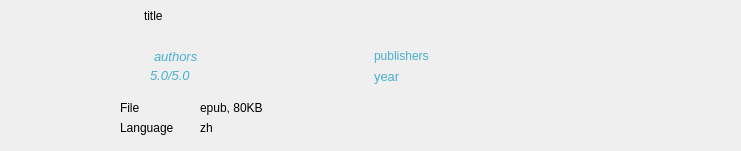
<?xml version="1.0" encoding="UTF-8"?>
<ui version="4.0">
 <class>DownloadHistoryItem</class>
 <widget class="QWidget" name="DownloadHistoryItem">
  <property name="geometry">
   <rect>
    <x>0</x>
    <y>0</y>
    <width>741</width>
    <height>151</height>
   </rect>
  </property>
  <property name="windowTitle">
   <string>Form</string>
  </property>
  <widget class="QWidget" name="wgt_cover" native="true">
   <property name="geometry">
    <rect>
     <x>10</x>
     <y>0</y>
     <width>101</width>
     <height>141</height>
    </rect>
   </property>
   <widget class="QLabel" name="lb_cover">
    <property name="geometry">
     <rect>
      <x>0</x>
      <y>0</y>
      <width>101</width>
      <height>141</height>
     </rect>
    </property>
    <property name="text">
     <string/>
    </property>
    <property name="scaledContents">
     <bool>true</bool>
    </property>
   </widget>
  </widget>
  <widget class="QWidget" name="wgt_main_info" native="true">
   <property name="geometry">
    <rect>
     <x>120</x>
     <y>5</y>
     <width>611</width>
     <height>91</height>
    </rect>
   </property>
   <widget class="QTextBrowser" name="tb_title">
    <property name="geometry">
     <rect>
      <x>20</x>
      <y>0</y>
      <width>571</width>
      <height>41</height>
     </rect>
    </property>
    <property name="styleSheet">
     <string notr="true">#tb_title {
	background-color: rgba(255,255,255,0);
}</string>
    </property>
    <property name="frameShape">
     <enum>QFrame::NoFrame</enum>
    </property>
    <property name="verticalScrollBarPolicy">
     <enum>Qt::ScrollBarAlwaysOff</enum>
    </property>
    <property name="horizontalScrollBarPolicy">
     <enum>Qt::ScrollBarAlwaysOff</enum>
    </property>
    <property name="markdown">
     <string>title

</string>
    </property>
    <property name="html">
     <string>&lt;!DOCTYPE HTML PUBLIC &quot;-//W3C//DTD HTML 4.0//EN&quot; &quot;http://www.w3.org/TR/REC-html40/strict.dtd&quot;&gt;
&lt;html&gt;&lt;head&gt;&lt;meta name=&quot;qrichtext&quot; content=&quot;1&quot; /&gt;&lt;meta charset=&quot;utf-8&quot; /&gt;&lt;style type=&quot;text/css&quot;&gt;
p, li { white-space: pre-wrap; }
hr { height: 1px; border-width: 0; }
li.unchecked::marker { content: &quot;\2610&quot;; }
li.checked::marker { content: &quot;\2612&quot;; }
&lt;/style&gt;&lt;/head&gt;&lt;body style=&quot; font-family:'Microsoft YaHei UI'; font-size:9pt; font-weight:400; font-style:normal;&quot;&gt;
&lt;p style=&quot; margin-top:6px; margin-bottom:6px; margin-left:0px; margin-right:0px; -qt-block-indent:0; text-indent:0px;&quot;&gt;title&lt;/p&gt;&lt;/body&gt;&lt;/html&gt;</string>
    </property>
   </widget>
   <widget class="QLabel" name="lb_title_icon">
    <property name="geometry">
     <rect>
      <x>0</x>
      <y>0</y>
      <width>16</width>
      <height>41</height>
     </rect>
    </property>
    <property name="text">
     <string/>
    </property>
    <property name="pixmap">
     <pixmap resource="../image.qrc">:/:/res/image/title_slim.png</pixmap>
    </property>
   </widget>
   <widget class="QTextBrowser" name="tb_authors">
    <property name="geometry">
     <rect>
      <x>30</x>
      <y>40</y>
      <width>171</width>
      <height>21</height>
     </rect>
    </property>
    <property name="cursor" stdset="0">
     <cursorShape>PointingHandCursor</cursorShape>
    </property>
    <property name="styleSheet">
     <string notr="true">#tb_authors {
	background: rgba(0,0,0,0);
	color: #49AFD0;
}</string>
    </property>
    <property name="frameShape">
     <enum>QFrame::NoFrame</enum>
    </property>
    <property name="verticalScrollBarPolicy">
     <enum>Qt::ScrollBarAlwaysOff</enum>
    </property>
    <property name="horizontalScrollBarPolicy">
     <enum>Qt::ScrollBarAlwaysOff</enum>
    </property>
    <property name="tabChangesFocus">
     <bool>false</bool>
    </property>
    <property name="html">
     <string>&lt;!DOCTYPE HTML PUBLIC &quot;-//W3C//DTD HTML 4.0//EN&quot; &quot;http://www.w3.org/TR/REC-html40/strict.dtd&quot;&gt;
&lt;html&gt;&lt;head&gt;&lt;meta name=&quot;qrichtext&quot; content=&quot;1&quot; /&gt;&lt;meta charset=&quot;utf-8&quot; /&gt;&lt;style type=&quot;text/css&quot;&gt;
p, li { white-space: pre-wrap; }
hr { height: 1px; border-width: 0; }
li.unchecked::marker { content: &quot;\2610&quot;; }
li.checked::marker { content: &quot;\2612&quot;; }
&lt;/style&gt;&lt;/head&gt;&lt;body style=&quot; font-family:'Microsoft YaHei UI'; font-size:9pt; font-weight:400; font-style:normal;&quot;&gt;
&lt;p style=&quot; margin-top:0px; margin-bottom:0px; margin-left:0px; margin-right:0px; -qt-block-indent:0; text-indent:0px;&quot;&gt;&lt;span style=&quot; font-size:10pt; font-style:italic;&quot;&gt;authors&lt;/span&gt;&lt;/p&gt;&lt;/body&gt;&lt;/html&gt;</string>
    </property>
   </widget>
   <widget class="QLabel" name="lb_authors_icon">
    <property name="geometry">
     <rect>
      <x>0</x>
      <y>40</y>
      <width>21</width>
      <height>21</height>
     </rect>
    </property>
    <property name="text">
     <string/>
    </property>
    <property name="pixmap">
     <pixmap resource="../image.qrc">:/:/res/image/authors.png</pixmap>
    </property>
    <property name="scaledContents">
     <bool>true</bool>
    </property>
   </widget>
   <widget class="QLabel" name="lb_rating_icon">
    <property name="geometry">
     <rect>
      <x>0</x>
      <y>60</y>
      <width>21</width>
      <height>21</height>
     </rect>
    </property>
    <property name="cursor">
     <cursorShape>PointingHandCursor</cursorShape>
    </property>
    <property name="styleSheet">
     <string notr="true">#lb_book_rating_icon {
	padding: 1px;
}</string>
    </property>
    <property name="text">
     <string/>
    </property>
    <property name="pixmap">
     <pixmap resource="../image.qrc">:/:/res/image/rating.png</pixmap>
    </property>
    <property name="scaledContents">
     <bool>true</bool>
    </property>
   </widget>
   <widget class="QLabel" name="lb_rating">
    <property name="geometry">
     <rect>
      <x>30</x>
      <y>60</y>
      <width>91</width>
      <height>21</height>
     </rect>
    </property>
    <property name="font">
     <font>
      <pointsize>10</pointsize>
      <italic>true</italic>
      <bold>false</bold>
     </font>
    </property>
    <property name="cursor">
     <cursorShape>IBeamCursor</cursorShape>
    </property>
    <property name="styleSheet">
     <string notr="true">#lb_rating {
	color: #49AFD0
}</string>
    </property>
    <property name="text">
     <string>5.0/5.0</string>
    </property>
    <property name="scaledContents">
     <bool>false</bool>
    </property>
   </widget>
   <widget class="QLabel" name="lb_publishe_icon">
    <property name="geometry">
     <rect>
      <x>220</x>
      <y>40</y>
      <width>21</width>
      <height>21</height>
     </rect>
    </property>
    <property name="text">
     <string/>
    </property>
    <property name="pixmap">
     <pixmap resource="../image.qrc">:/:/res/image/publisher.png</pixmap>
    </property>
    <property name="scaledContents">
     <bool>true</bool>
    </property>
   </widget>
   <widget class="QTextBrowser" name="tb_publisher">
    <property name="geometry">
     <rect>
      <x>250</x>
      <y>40</y>
      <width>171</width>
      <height>21</height>
     </rect>
    </property>
    <property name="cursor" stdset="0">
     <cursorShape>PointingHandCursor</cursorShape>
    </property>
    <property name="styleSheet">
     <string notr="true">#tb_publisher {
	background: rgba(0,0,0,0);
	color: #49AFD0;
}</string>
    </property>
    <property name="frameShape">
     <enum>QFrame::NoFrame</enum>
    </property>
    <property name="verticalScrollBarPolicy">
     <enum>Qt::ScrollBarAlwaysOff</enum>
    </property>
    <property name="horizontalScrollBarPolicy">
     <enum>Qt::ScrollBarAlwaysOff</enum>
    </property>
    <property name="tabChangesFocus">
     <bool>false</bool>
    </property>
    <property name="html">
     <string>&lt;!DOCTYPE HTML PUBLIC &quot;-//W3C//DTD HTML 4.0//EN&quot; &quot;http://www.w3.org/TR/REC-html40/strict.dtd&quot;&gt;
&lt;html&gt;&lt;head&gt;&lt;meta name=&quot;qrichtext&quot; content=&quot;1&quot; /&gt;&lt;meta charset=&quot;utf-8&quot; /&gt;&lt;style type=&quot;text/css&quot;&gt;
p, li { white-space: pre-wrap; }
hr { height: 1px; border-width: 0; }
li.unchecked::marker { content: &quot;\2610&quot;; }
li.checked::marker { content: &quot;\2612&quot;; }
&lt;/style&gt;&lt;/head&gt;&lt;body style=&quot; font-family:'Microsoft YaHei UI'; font-size:9pt; font-weight:400; font-style:normal;&quot;&gt;
&lt;p style=&quot; margin-top:0px; margin-bottom:0px; margin-left:0px; margin-right:0px; -qt-block-indent:0; text-indent:0px;&quot;&gt;publishers&lt;/p&gt;&lt;/body&gt;&lt;/html&gt;</string>
    </property>
   </widget>
   <widget class="QTextBrowser" name="tb_year">
    <property name="geometry">
     <rect>
      <x>250</x>
      <y>60</y>
      <width>171</width>
      <height>21</height>
     </rect>
    </property>
    <property name="cursor" stdset="0">
     <cursorShape>PointingHandCursor</cursorShape>
    </property>
    <property name="styleSheet">
     <string notr="true">#tb_year {
	background: rgba(0,0,0,0);
	color: #49AFD0;
}</string>
    </property>
    <property name="frameShape">
     <enum>QFrame::NoFrame</enum>
    </property>
    <property name="verticalScrollBarPolicy">
     <enum>Qt::ScrollBarAlwaysOff</enum>
    </property>
    <property name="horizontalScrollBarPolicy">
     <enum>Qt::ScrollBarAlwaysOff</enum>
    </property>
    <property name="tabChangesFocus">
     <bool>false</bool>
    </property>
    <property name="html">
     <string>&lt;!DOCTYPE HTML PUBLIC &quot;-//W3C//DTD HTML 4.0//EN&quot; &quot;http://www.w3.org/TR/REC-html40/strict.dtd&quot;&gt;
&lt;html&gt;&lt;head&gt;&lt;meta name=&quot;qrichtext&quot; content=&quot;1&quot; /&gt;&lt;meta charset=&quot;utf-8&quot; /&gt;&lt;style type=&quot;text/css&quot;&gt;
p, li { white-space: pre-wrap; }
hr { height: 1px; border-width: 0; }
li.unchecked::marker { content: &quot;\2610&quot;; }
li.checked::marker { content: &quot;\2612&quot;; }
&lt;/style&gt;&lt;/head&gt;&lt;body style=&quot; font-family:'Microsoft YaHei UI'; font-size:9pt; font-weight:400; font-style:normal;&quot;&gt;
&lt;p style=&quot; margin-top:0px; margin-bottom:0px; margin-left:0px; margin-right:0px; -qt-block-indent:0; text-indent:0px;&quot;&gt;&lt;span style=&quot; font-size:10pt;&quot;&gt;year&lt;/span&gt;&lt;/p&gt;&lt;/body&gt;&lt;/html&gt;</string>
    </property>
   </widget>
   <widget class="QLabel" name="lb_year_icon">
    <property name="geometry">
     <rect>
      <x>220</x>
      <y>60</y>
      <width>21</width>
      <height>21</height>
     </rect>
    </property>
    <property name="text">
     <string/>
    </property>
    <property name="pixmap">
     <pixmap resource="../image.qrc">:/:/res/image/year.png</pixmap>
    </property>
    <property name="scaledContents">
     <bool>true</bool>
    </property>
   </widget>
   <widget class="QLabel" name="lb_delete">
    <property name="geometry">
     <rect>
      <x>590</x>
      <y>0</y>
      <width>20</width>
      <height>20</height>
     </rect>
    </property>
    <property name="cursor">
     <cursorShape>PointingHandCursor</cursorShape>
    </property>
    <property name="text">
     <string/>
    </property>
    <property name="pixmap">
     <pixmap resource="../image.qrc">:/:/res/image/delete_item.png</pixmap>
    </property>
    <property name="scaledContents">
     <bool>true</bool>
    </property>
   </widget>
   <widget class="QLabel" name="lb_redownload">
    <property name="geometry">
     <rect>
      <x>590</x>
      <y>20</y>
      <width>20</width>
      <height>20</height>
     </rect>
    </property>
    <property name="cursor">
     <cursorShape>PointingHandCursor</cursorShape>
    </property>
    <property name="text">
     <string/>
    </property>
    <property name="pixmap">
     <pixmap resource="../image.qrc">:/:/res/image/download_gray.png</pixmap>
    </property>
    <property name="scaledContents">
     <bool>true</bool>
    </property>
   </widget>
  </widget>
  <widget class="QWidget" name="wgt_sub_info" native="true">
   <property name="geometry">
    <rect>
     <x>120</x>
     <y>100</y>
     <width>611</width>
     <height>41</height>
    </rect>
   </property>
   <widget class="QLabel" name="lb_file_lb">
    <property name="geometry">
     <rect>
      <x>0</x>
      <y>0</y>
      <width>71</width>
      <height>16</height>
     </rect>
    </property>
    <property name="text">
     <string>File</string>
    </property>
   </widget>
   <widget class="QLabel" name="lb_file">
    <property name="geometry">
     <rect>
      <x>80</x>
      <y>0</y>
      <width>121</width>
      <height>16</height>
     </rect>
    </property>
    <property name="text">
     <string>epub, 80KB</string>
    </property>
   </widget>
   <widget class="QLabel" name="lb_language_lb">
    <property name="geometry">
     <rect>
      <x>0</x>
      <y>20</y>
      <width>71</width>
      <height>16</height>
     </rect>
    </property>
    <property name="text">
     <string>Language</string>
    </property>
   </widget>
   <widget class="QLabel" name="lb_language">
    <property name="geometry">
     <rect>
      <x>80</x>
      <y>20</y>
      <width>171</width>
      <height>16</height>
     </rect>
    </property>
    <property name="text">
     <string>zh</string>
    </property>
   </widget>
   <widget class="QLabel" name="lb_id">
    <property name="geometry">
     <rect>
      <x>253</x>
      <y>20</y>
      <width>351</width>
      <height>20</height>
     </rect>
    </property>
    <property name="text">
     <string/>
    </property>
    <property name="alignment">
     <set>Qt::AlignRight|Qt::AlignTrailing|Qt::AlignVCenter</set>
    </property>
   </widget>
   <widget class="QLabel" name="lb_time">
    <property name="geometry">
     <rect>
      <x>400</x>
      <y>0</y>
      <width>201</width>
      <height>20</height>
     </rect>
    </property>
    <property name="text">
     <string/>
    </property>
    <property name="alignment">
     <set>Qt::AlignRight|Qt::AlignTrailing|Qt::AlignVCenter</set>
    </property>
   </widget>
  </widget>
 </widget>
 <resources>
  <include location="../image.qrc"/>
 </resources>
 <connections/>
</ui>
